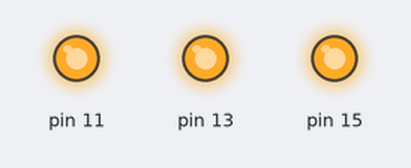
Simulated run of this program. Board: Raspberry Pi (header pin numbers). Shown: output pins drawn as LEDs (lit = HIGH).

Above: at 0.05 s.
At 0.76 s:
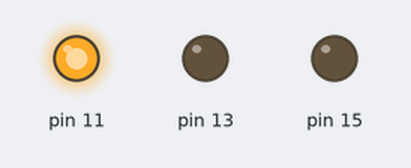
At 1.46 s:
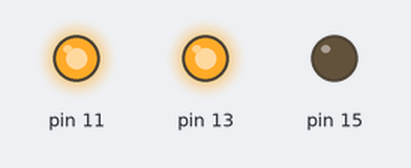
At 2.75 s:
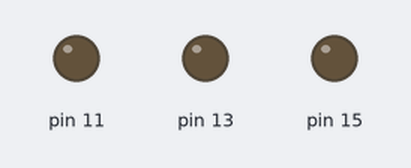
Timing chart, 0 to 3.0 s (numbered marks = the images above):
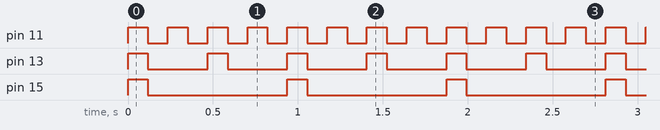

The program:

raspi-gpio-blink.py
```python
# 25.01.14
# Makes 3 LEDs blink using transistors and 3 GPIO outputs

import RPi.GPIO as gpio
import time


gpio.setmode(gpio.BOARD)
gpio.setup(11, gpio.OUT)
gpio.setup(13, gpio.OUT)
gpio.setup(15, gpio.OUT)

counter = 0             # LEDs turn on/off based on whether counter is a multiple of a certain num
delay = 60/(4*128)      # argument for time.sleep, delay between each while loop

while True:
    gpio.output(11, 1 if counter % 2 == 0 else 0)
    gpio.output(13, 1 if counter % 4 == 0 else 0)
    gpio.output(15, 1 if counter % 8 == 0 else 0)
    time.sleep(delay)

    if counter >=  7:
        counter = 0
    else:
        counter += 1
```

Measured:
- by itself, pin 11: alternates HIGH for 0.12 s and LOW for 0.12 s
- by itself, pin 13: alternates HIGH for 0.12 s and LOW for 0.35 s
- by itself, pin 15: alternates HIGH for 0.12 s and LOW for 0.82 s
